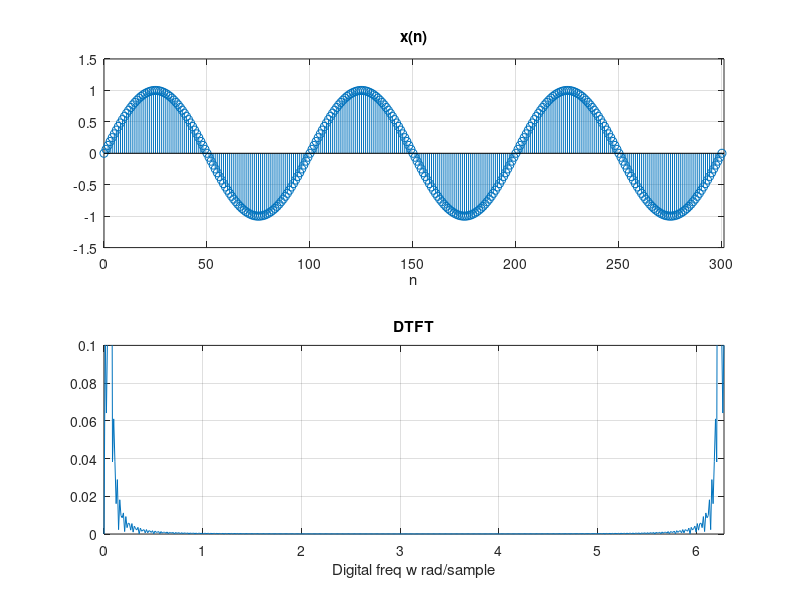

Here is the MATLAB script that generated this plot:
clc
clear
n=0:300;
xn=sin(2*pi*n/100);
L=length(xn);
subplot(2,1,1)
stem(n,xn)
grid on
title('x(n)')
xlabel('n')
axis ([0 length(n) -1.5 1.5])
NFET=2^nextpow2(L);
y=fft(xn,NFET)/L;
w=0:2*pi/(NFET-1):2*pi;
subplot(2,1,2)
plot(w,abs(y))
grid on
title('DTFT');
xlabel('Digital freq w rad/sample');
axis ([0 2*pi 0 .1])